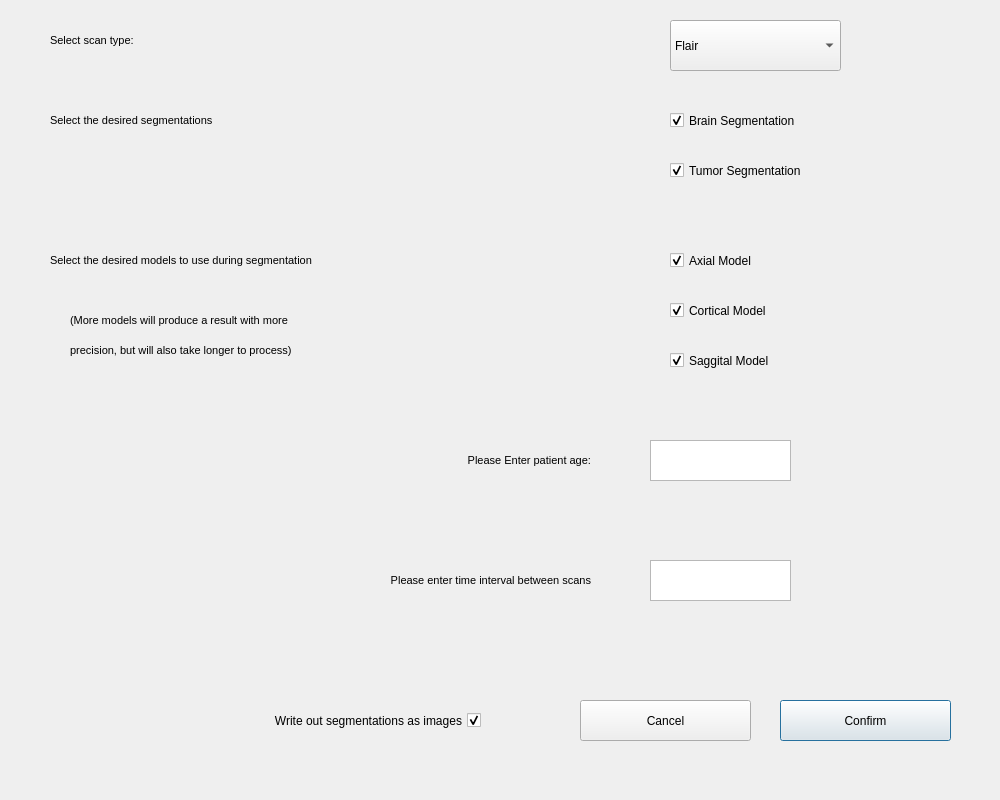
<?xml version="1.0" encoding="UTF-8"?>
<ui version="4.0">
 <class>SelectImportingOptions</class>
 <widget class="QDialog" name="SelectImportingOptions">
  <property name="geometry">
   <rect>
    <x>0</x>
    <y>0</y>
    <width>1000</width>
    <height>800</height>
   </rect>
  </property>
  <property name="minimumSize">
   <size>
    <width>1000</width>
    <height>800</height>
   </size>
  </property>
  <property name="maximumSize">
   <size>
    <width>1000</width>
    <height>800</height>
   </size>
  </property>
  <property name="windowTitle">
   <string>Dialog</string>
  </property>
  <property name="toolTip">
   <string/>
  </property>
  <property name="whatsThis">
   <string/>
  </property>
  <property name="styleSheet">
   <string notr="true"/>
  </property>
  <widget class="QComboBox" name="scanType">
   <property name="geometry">
    <rect>
     <x>670</x>
     <y>20</y>
     <width>171</width>
     <height>51</height>
    </rect>
   </property>
   <property name="layoutDirection">
    <enum>Qt::LeftToRight</enum>
   </property>
   <item>
    <property name="text">
     <string>Flair</string>
    </property>
   </item>
   <item>
    <property name="text">
     <string>T1</string>
    </property>
   </item>
   <item>
    <property name="text">
     <string>T2</string>
    </property>
   </item>
  </widget>
  <widget class="QLabel" name="scanTypeInstructions">
   <property name="geometry">
    <rect>
     <x>50</x>
     <y>10</y>
     <width>251</width>
     <height>61</height>
    </rect>
   </property>
   <property name="font">
    <font>
     <pointsize>8</pointsize>
    </font>
   </property>
   <property name="toolTip">
    <string>If known, accuracy of segmentations can be improved greatly ()</string>
   </property>
   <property name="text">
    <string>Select scan type:</string>
   </property>
   <property name="alignment">
    <set>Qt::AlignLeading|Qt::AlignLeft|Qt::AlignVCenter</set>
   </property>
  </widget>
  <widget class="QLabel" name="segTypeInstructions">
   <property name="geometry">
    <rect>
     <x>50</x>
     <y>90</y>
     <width>421</width>
     <height>61</height>
    </rect>
   </property>
   <property name="font">
    <font>
     <pointsize>8</pointsize>
    </font>
   </property>
   <property name="toolTip">
    <string>Parts of the MRI scan to be viewed</string>
   </property>
   <property name="whatsThis">
    <string/>
   </property>
   <property name="text">
    <string>Select the desired segmentations</string>
   </property>
   <property name="alignment">
    <set>Qt::AlignLeading|Qt::AlignLeft|Qt::AlignVCenter</set>
   </property>
  </widget>
  <widget class="QCheckBox" name="brainSeg">
   <property name="geometry">
    <rect>
     <x>670</x>
     <y>100</y>
     <width>291</width>
     <height>41</height>
    </rect>
   </property>
   <property name="text">
    <string>Brain Segmentation</string>
   </property>
   <property name="checked">
    <bool>true</bool>
   </property>
  </widget>
  <widget class="QCheckBox" name="tumorSeg">
   <property name="geometry">
    <rect>
     <x>670</x>
     <y>150</y>
     <width>291</width>
     <height>41</height>
    </rect>
   </property>
   <property name="text">
    <string>Tumor Segmentation</string>
   </property>
   <property name="checked">
    <bool>true</bool>
   </property>
  </widget>
  <widget class="QLabel" name="modelSelectionsInstructions">
   <property name="geometry">
    <rect>
     <x>50</x>
     <y>230</y>
     <width>571</width>
     <height>61</height>
    </rect>
   </property>
   <property name="font">
    <font>
     <pointsize>8</pointsize>
    </font>
   </property>
   <property name="toolTip">
    <string>Models to use during processing (axial model strongly recommended)</string>
   </property>
   <property name="whatsThis">
    <string/>
   </property>
   <property name="text">
    <string>Select the desired models to use during segmentation</string>
   </property>
   <property name="alignment">
    <set>Qt::AlignLeading|Qt::AlignLeft|Qt::AlignVCenter</set>
   </property>
  </widget>
  <widget class="QCheckBox" name="axialModel">
   <property name="geometry">
    <rect>
     <x>670</x>
     <y>240</y>
     <width>291</width>
     <height>41</height>
    </rect>
   </property>
   <property name="text">
    <string>Axial Model</string>
   </property>
   <property name="checked">
    <bool>true</bool>
   </property>
  </widget>
  <widget class="QCheckBox" name="corticalModel">
   <property name="geometry">
    <rect>
     <x>670</x>
     <y>290</y>
     <width>291</width>
     <height>41</height>
    </rect>
   </property>
   <property name="text">
    <string>Cortical Model</string>
   </property>
   <property name="checked">
    <bool>true</bool>
   </property>
  </widget>
  <widget class="QCheckBox" name="sagittalModel">
   <property name="geometry">
    <rect>
     <x>670</x>
     <y>340</y>
     <width>291</width>
     <height>41</height>
    </rect>
   </property>
   <property name="text">
    <string>Saggital Model</string>
   </property>
   <property name="checked">
    <bool>true</bool>
   </property>
  </widget>
  <widget class="QLabel" name="modelSelectionsInstructions2">
   <property name="geometry">
    <rect>
     <x>70</x>
     <y>290</y>
     <width>571</width>
     <height>61</height>
    </rect>
   </property>
   <property name="font">
    <font>
     <pointsize>8</pointsize>
    </font>
   </property>
   <property name="toolTip">
    <string>The more models, the higher the precision, but also the longer processing will take</string>
   </property>
   <property name="text">
    <string>(More models will produce a result with more </string>
   </property>
   <property name="alignment">
    <set>Qt::AlignLeading|Qt::AlignLeft|Qt::AlignVCenter</set>
   </property>
  </widget>
  <widget class="QLabel" name="modelSelectionsInstructions3">
   <property name="geometry">
    <rect>
     <x>70</x>
     <y>320</y>
     <width>571</width>
     <height>61</height>
    </rect>
   </property>
   <property name="font">
    <font>
     <pointsize>8</pointsize>
    </font>
   </property>
   <property name="toolTip">
    <string>The more models, the higher the precision, but also the longer processing will take</string>
   </property>
   <property name="text">
    <string>precision, but will also take longer to process)</string>
   </property>
   <property name="alignment">
    <set>Qt::AlignLeading|Qt::AlignLeft|Qt::AlignVCenter</set>
   </property>
  </widget>
  <widget class="QPushButton" name="confirmButton">
   <property name="geometry">
    <rect>
     <x>780</x>
     <y>700</y>
     <width>171</width>
     <height>41</height>
    </rect>
   </property>
   <property name="text">
    <string>Confirm</string>
   </property>
  </widget>
  <widget class="QPushButton" name="cancelButton">
   <property name="geometry">
    <rect>
     <x>580</x>
     <y>700</y>
     <width>171</width>
     <height>41</height>
    </rect>
   </property>
   <property name="text">
    <string>Cancel</string>
   </property>
  </widget>
  <widget class="QCheckBox" name="images">
   <property name="geometry">
    <rect>
     <x>-30</x>
     <y>700</y>
     <width>511</width>
     <height>41</height>
    </rect>
   </property>
   <property name="toolTip">
    <string>Create a folder in the destination that stores all the segmentations</string>
   </property>
   <property name="whatsThis">
    <string/>
   </property>
   <property name="layoutDirection">
    <enum>Qt::RightToLeft</enum>
   </property>
   <property name="text">
    <string>Write out segmentations as images</string>
   </property>
   <property name="checked">
    <bool>true</bool>
   </property>
  </widget>
  <widget class="QTextEdit" name="textEdit">
   <property name="geometry">
    <rect>
     <x>650</x>
     <y>440</y>
     <width>141</width>
     <height>41</height>
    </rect>
   </property>
  </widget>
  <widget class="QLabel" name="modelSelectionsInstructions2_2">
   <property name="geometry">
    <rect>
     <x>20</x>
     <y>430</y>
     <width>571</width>
     <height>61</height>
    </rect>
   </property>
   <property name="font">
    <font>
     <pointsize>8</pointsize>
    </font>
   </property>
   <property name="toolTip">
    <string>The more models, the higher the precision, but also the longer processing will take</string>
   </property>
   <property name="text">
    <string>Please Enter patient age:</string>
   </property>
   <property name="alignment">
    <set>Qt::AlignRight|Qt::AlignTrailing|Qt::AlignVCenter</set>
   </property>
  </widget>
  <widget class="QLabel" name="modelSelectionsInstructions2_3">
   <property name="geometry">
    <rect>
     <x>20</x>
     <y>550</y>
     <width>571</width>
     <height>61</height>
    </rect>
   </property>
   <property name="font">
    <font>
     <pointsize>8</pointsize>
    </font>
   </property>
   <property name="toolTip">
    <string>The more models, the higher the precision, but also the longer processing will take</string>
   </property>
   <property name="text">
    <string>Please enter time interval between scans</string>
   </property>
   <property name="alignment">
    <set>Qt::AlignRight|Qt::AlignTrailing|Qt::AlignVCenter</set>
   </property>
  </widget>
  <widget class="QTextEdit" name="textEdit_2">
   <property name="geometry">
    <rect>
     <x>650</x>
     <y>560</y>
     <width>141</width>
     <height>41</height>
    </rect>
   </property>
  </widget>
 </widget>
 <resources/>
 <connections/>
</ui>
